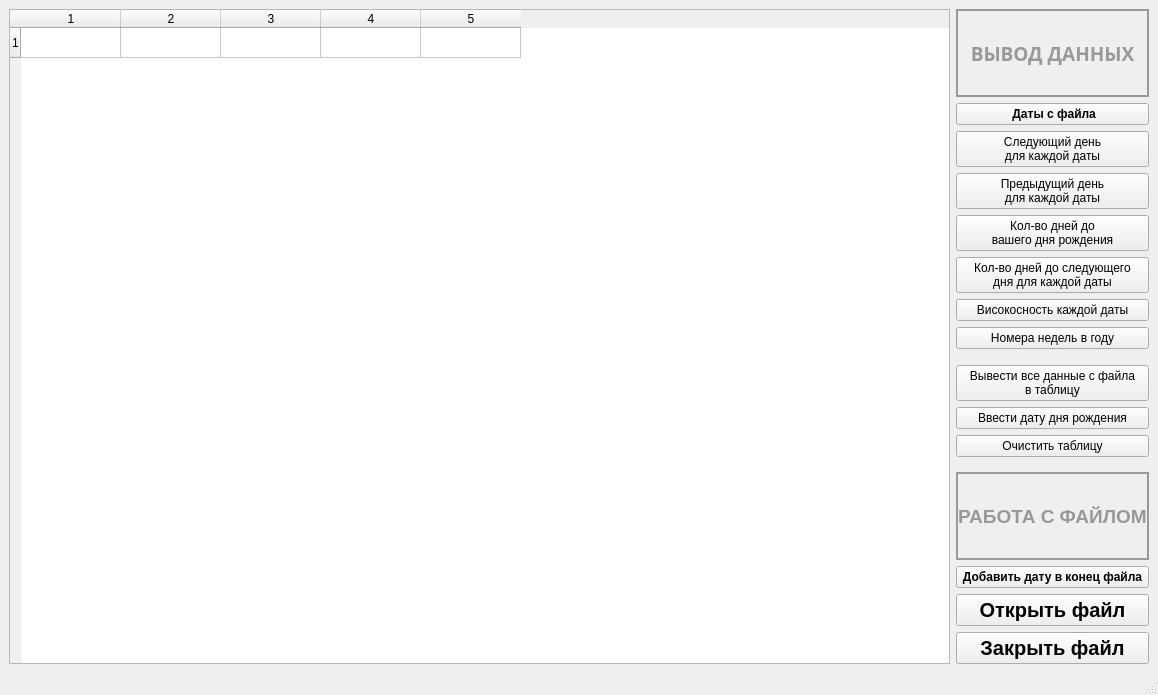
<?xml version="1.0" encoding="UTF-8"?>
<ui version="4.0">
 <class>MainWindow</class>
 <widget class="QMainWindow" name="MainWindow">
  <property name="geometry">
   <rect>
    <x>0</x>
    <y>0</y>
    <width>1158</width>
    <height>695</height>
   </rect>
  </property>
  <property name="windowTitle">
   <string>LabWork2_Task1</string>
  </property>
  <widget class="QWidget" name="centralwidget">
   <layout class="QGridLayout" name="gridLayout_2">
    <item row="0" column="0">
     <layout class="QGridLayout" name="gridLayout">
      <item row="0" column="0">
       <widget class="QTableWidget" name="tableWidget">
        <property name="palette">
         <palette>
          <active>
           <colorrole role="WindowText">
            <brush brushstyle="SolidPattern">
             <color alpha="255">
              <red>119</red>
              <green>118</green>
              <blue>123</blue>
             </color>
            </brush>
           </colorrole>
           <colorrole role="Text">
            <brush brushstyle="SolidPattern">
             <color alpha="255">
              <red>0</red>
              <green>0</green>
              <blue>0</blue>
             </color>
            </brush>
           </colorrole>
          </active>
          <inactive>
           <colorrole role="WindowText">
            <brush brushstyle="SolidPattern">
             <color alpha="255">
              <red>119</red>
              <green>118</green>
              <blue>123</blue>
             </color>
            </brush>
           </colorrole>
           <colorrole role="Text">
            <brush brushstyle="SolidPattern">
             <color alpha="255">
              <red>0</red>
              <green>0</green>
              <blue>0</blue>
             </color>
            </brush>
           </colorrole>
          </inactive>
          <disabled/>
         </palette>
        </property>
        <property name="showGrid">
         <bool>true</bool>
        </property>
        <property name="gridStyle">
         <enum>Qt::SolidLine</enum>
        </property>
        <property name="wordWrap">
         <bool>true</bool>
        </property>
        <property name="cornerButtonEnabled">
         <bool>true</bool>
        </property>
        <property name="rowCount">
         <number>1</number>
        </property>
        <property name="columnCount">
         <number>5</number>
        </property>
        <row/>
        <column/>
        <column/>
        <column/>
        <column/>
        <column/>
       </widget>
      </item>
      <item row="0" column="1" colspan="2">
       <layout class="QVBoxLayout" name="verticalLayout">
        <item>
         <widget class="QLabel" name="label">
          <property name="sizePolicy">
           <sizepolicy hsizetype="Preferred" vsizetype="Preferred">
            <horstretch>0</horstretch>
            <verstretch>0</verstretch>
           </sizepolicy>
          </property>
          <property name="palette">
           <palette>
            <active>
             <colorrole role="WindowText">
              <brush brushstyle="SolidPattern">
               <color alpha="255">
                <red>154</red>
                <green>153</green>
                <blue>150</blue>
               </color>
              </brush>
             </colorrole>
             <colorrole role="Text">
              <brush brushstyle="SolidPattern">
               <color alpha="255">
                <red>36</red>
                <green>31</green>
                <blue>49</blue>
               </color>
              </brush>
             </colorrole>
            </active>
            <inactive>
             <colorrole role="WindowText">
              <brush brushstyle="SolidPattern">
               <color alpha="255">
                <red>154</red>
                <green>153</green>
                <blue>150</blue>
               </color>
              </brush>
             </colorrole>
             <colorrole role="Text">
              <brush brushstyle="SolidPattern">
               <color alpha="255">
                <red>36</red>
                <green>31</green>
                <blue>49</blue>
               </color>
              </brush>
             </colorrole>
            </inactive>
            <disabled/>
           </palette>
          </property>
          <property name="font">
           <font>
            <family>Sans Serif</family>
            <pointsize>14</pointsize>
            <bold>true</bold>
            <underline>false</underline>
           </font>
          </property>
          <property name="autoFillBackground">
           <bool>false</bool>
          </property>
          <property name="styleSheet">
           <string notr="true"/>
          </property>
          <property name="frameShape">
           <enum>QFrame::WinPanel</enum>
          </property>
          <property name="lineWidth">
           <number>2</number>
          </property>
          <property name="midLineWidth">
           <number>0</number>
          </property>
          <property name="text">
           <string>ВЫВОД ДАННЫХ</string>
          </property>
          <property name="alignment">
           <set>Qt::AlignCenter</set>
          </property>
         </widget>
        </item>
        <item>
         <widget class="QPushButton" name="outputDatesButton">
          <property name="font">
           <font>
            <bold>true</bold>
           </font>
          </property>
          <property name="text">
           <string> Даты с файла</string>
          </property>
         </widget>
        </item>
        <item>
         <widget class="QPushButton" name="outputNextDayButton">
          <property name="text">
           <string>Следующий день
для каждой даты</string>
          </property>
         </widget>
        </item>
        <item>
         <widget class="QPushButton" name="outputPreviousDayButton">
          <property name="text">
           <string>Предыдущий день
для каждой даты</string>
          </property>
         </widget>
        </item>
        <item>
         <widget class="QPushButton" name="outputDaysTillBDButton">
          <property name="text">
           <string>Кол-во дней до
вашего дня рождения</string>
          </property>
         </widget>
        </item>
        <item>
         <widget class="QPushButton" name="outputDurationToNextButton">
          <property name="text">
           <string>Кол-во дней до следующего
дня для каждой даты</string>
          </property>
         </widget>
        </item>
        <item>
         <widget class="QPushButton" name="outputLeapDatesButton">
          <property name="text">
           <string>Високосность каждой даты</string>
          </property>
         </widget>
        </item>
        <item>
         <widget class="QPushButton" name="outputWeekNumbersButton">
          <property name="text">
           <string>Номера недель в году</string>
          </property>
         </widget>
        </item>
        <item>
         <spacer name="verticalSpacer">
          <property name="orientation">
           <enum>Qt::Vertical</enum>
          </property>
          <property name="sizeType">
           <enum>QSizePolicy::Fixed</enum>
          </property>
          <property name="sizeHint" stdset="0">
           <size>
            <width>20</width>
            <height>10</height>
           </size>
          </property>
         </spacer>
        </item>
        <item>
         <widget class="QPushButton" name="outputFullFilebutton">
          <property name="font">
           <font>
            <bold>false</bold>
            <underline>false</underline>
           </font>
          </property>
          <property name="text">
           <string>Вывести все данные с файла
в таблицу</string>
          </property>
         </widget>
        </item>
        <item>
         <widget class="QPushButton" name="inputBDdutton">
          <property name="font">
           <font>
            <bold>false</bold>
           </font>
          </property>
          <property name="text">
           <string>Ввести дату дня рождения</string>
          </property>
         </widget>
        </item>
        <item>
         <widget class="QPushButton" name="clearTableButton">
          <property name="text">
           <string>Очистить таблицу</string>
          </property>
         </widget>
        </item>
        <item>
         <spacer name="verticalSpacer_2">
          <property name="orientation">
           <enum>Qt::Vertical</enum>
          </property>
          <property name="sizeType">
           <enum>QSizePolicy::Fixed</enum>
          </property>
          <property name="sizeHint" stdset="0">
           <size>
            <width>20</width>
            <height>9</height>
           </size>
          </property>
         </spacer>
        </item>
        <item>
         <widget class="QLabel" name="label_2">
          <property name="palette">
           <palette>
            <active>
             <colorrole role="WindowText">
              <brush brushstyle="SolidPattern">
               <color alpha="255">
                <red>154</red>
                <green>153</green>
                <blue>150</blue>
               </color>
              </brush>
             </colorrole>
             <colorrole role="Text">
              <brush brushstyle="SolidPattern">
               <color alpha="255">
                <red>36</red>
                <green>31</green>
                <blue>49</blue>
               </color>
              </brush>
             </colorrole>
            </active>
            <inactive>
             <colorrole role="WindowText">
              <brush brushstyle="SolidPattern">
               <color alpha="255">
                <red>154</red>
                <green>153</green>
                <blue>150</blue>
               </color>
              </brush>
             </colorrole>
             <colorrole role="Text">
              <brush brushstyle="SolidPattern">
               <color alpha="255">
                <red>36</red>
                <green>31</green>
                <blue>49</blue>
               </color>
              </brush>
             </colorrole>
            </inactive>
            <disabled/>
           </palette>
          </property>
          <property name="font">
           <font>
            <pointsize>14</pointsize>
            <italic>false</italic>
            <bold>true</bold>
            <underline>false</underline>
           </font>
          </property>
          <property name="autoFillBackground">
           <bool>false</bool>
          </property>
          <property name="styleSheet">
           <string notr="true"/>
          </property>
          <property name="frameShape">
           <enum>QFrame::WinPanel</enum>
          </property>
          <property name="frameShadow">
           <enum>QFrame::Plain</enum>
          </property>
          <property name="lineWidth">
           <number>2</number>
          </property>
          <property name="text">
           <string>РАБОТА С ФАЙЛОМ</string>
          </property>
          <property name="alignment">
           <set>Qt::AlignCenter</set>
          </property>
         </widget>
        </item>
        <item>
         <widget class="QPushButton" name="addNewDateButton">
          <property name="font">
           <font>
            <bold>true</bold>
           </font>
          </property>
          <property name="text">
           <string>Добавить дату в конец файла</string>
          </property>
         </widget>
        </item>
        <item>
         <widget class="QPushButton" name="openFilebutton">
          <property name="font">
           <font>
            <pointsize>15</pointsize>
            <bold>true</bold>
           </font>
          </property>
          <property name="text">
           <string>Открыть файл</string>
          </property>
         </widget>
        </item>
        <item>
         <widget class="QPushButton" name="closeFileButton">
          <property name="font">
           <font>
            <pointsize>15</pointsize>
            <bold>true</bold>
           </font>
          </property>
          <property name="text">
           <string>Закрыть файл</string>
          </property>
         </widget>
        </item>
       </layout>
      </item>
     </layout>
    </item>
   </layout>
  </widget>
  <widget class="QMenuBar" name="menubar">
   <property name="geometry">
    <rect>
     <x>0</x>
     <y>0</y>
     <width>1158</width>
     <height>22</height>
    </rect>
   </property>
  </widget>
  <widget class="QStatusBar" name="statusbar"/>
 </widget>
 <resources/>
 <connections/>
</ui>
